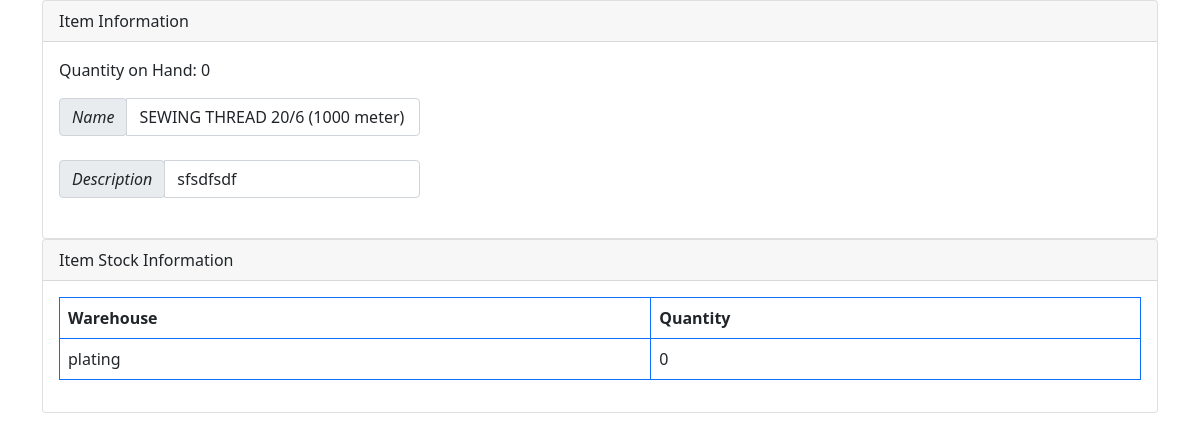
/report/item/1/, run on the app's committed database.
### ItemMasterData/models.py (models this page shows, shortened)
class Item(models.Model):
    code = models.CharField(max_length=25, unique=True,default='')
    name = models.CharField(max_length=100, unique=True)
    description = models.TextField()
    warehouse = models.ForeignKey(Warehouse, on_delete=models.CASCADE, default=1)
    unit = models.ForeignKey(Unit, on_delete=models.SET_DEFAULT, default=1)
    price = models.DecimalField(max_digits=10, decimal_places=2, default=0)
    @property
    def inhand(self):
        stock_quantity = self.stock_set.aggregate(total_quantity=Sum('quantity'))['total_quantity'] or 0
        receipt_quantity = self.itemreceipt_set.aggregate(total_quantity=Sum('quantity'))['total_quantity'] or 0
        delivery_quantity = self.itemdelivery_set.aggregate(total_quantity=Sum('quantity'))['total_quantity'] or 0
        return  stock_quantity + receipt_quantity - delivery_quantity

class Warehouse(models.Model):
    name = models.CharField(max_length=100, unique=True)
    location = models.CharField(max_length=100)

### Report/views.py (the view)
# urls.py: path('item/<int:pk>/', views.item_detail, name='item_detail'),
def item_detail(request, pk):
    item = get_object_or_404(Item, pk=pk)
    warehouses = Warehouse.objects.all()
    item_quantities = []
    form = ItemForm(instance=item)
    for warehouse in warehouses:
        stock_quantity = Stock.objects.filter(warehouse=warehouse, item=item).aggregate(Sum('quantity'))['quantity__sum'] or 0
    receipt_quantity = ItemReceipt.objects.filter(warehouse=warehouse, item=item).aggregate(Sum('quantity'))['quantity__sum'] or 0
    delivery_quantity = ItemDelivery.objects.filter(warehouse=warehouse, item=item).aggregate(Sum('quantity'))['quantity__sum'] or 0
    total_quantity = stock_quantity + receipt_quantity - delivery_quantity
    item_quantities.append({
        'warehouse': warehouse,
        'quantity': total_quantity,
    })
    return render(request, 'item/item_detail.html', {'form': form, 'item': item,  'item_quantities': item_quantities})

### Report/forms.py
class ItemForm(forms.ModelForm):
    name = forms.CharField(widget=forms.TextInput)
    description = forms.CharField(widget=forms.TextInput)
    class Meta:
        model = Item
        fields = ['name', 'description']
    def __init__(self, *args, **kwargs):
        super(ItemForm, self).__init__(*args, **kwargs)
        for field_name, field in self.fields.items():
            field.widget.attrs.update({
                'class': 'form-control',
                'id': f"defaultForm-{field_name}",
            })

### Report/templates/item/item_detail.html (shortened to what this page needs)
{% extends 'base.html' %}
{% block content %}
<div class="card">
  <div class="card-header">Item Information</div>
  <div class="card-body">
    <p>Quantity on Hand: {{ item.inhand }}</p>
    <form>
      {% for field in form %}
      <div class="col-md-4 mb-4">
        <div class="form-group">
          <div class="input-group">
            <div class="input-group-prepend">
              <span class="input-group-text">
                <i class="fas fa-envelope">{{ field.label }}</i>
              </span>
            </div>
            {{ field }}
          </div>
        </div>
      </div>
      {% endfor %}
    </form>
  </div>
</div>
<div class="card">
  <div class="card-header">Item Stock Information</div>
  <div class="card-body">
    <table class="table table-bordered border-primary">
      <thead>
        <tr>
          <th>Warehouse</th>
          <th>Quantity</th>
        </tr>
      </thead>
      <tbody>
        {% for item_quantity in item_quantities %}
          <tr>
            <td>{{ item_quantity.warehouse.name }}</td>
            <td>{{ item_quantity.quantity }}</td>
          </tr>
        {% endfor %}
      </tbody>
    </table>
  </div>
</div>
  {%endblock  %}

### data on the page
Item: inhand "0", form "SEWING THREAD 20/6 (1000 meter)" "sfsdfsdf"
Warehouse: warehouse.name "plating", quantity "0"

### other printed values
{{ field.label }} "Name" "Description"
